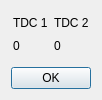
<?xml version="1.0" encoding="UTF-8"?>
<ui version="4.0">
 <class>DialogTDC</class>
 <widget class="QDialog" name="DialogTDC">
  <property name="geometry">
   <rect>
    <x>0</x>
    <y>0</y>
    <width>96</width>
    <height>100</height>
   </rect>
  </property>
  <property name="windowTitle">
   <string>TDC</string>
  </property>
  <layout class="QVBoxLayout" name="verticalLayout">
   <item>
    <spacer name="verticalSpacer_2">
     <property name="orientation">
      <enum>Qt::Vertical</enum>
     </property>
     <property name="sizeHint" stdset="0">
      <size>
       <width>20</width>
       <height>40</height>
      </size>
     </property>
    </spacer>
   </item>
   <item>
    <layout class="QGridLayout" name="gridLayout">
     <item row="0" column="1">
      <widget class="QLabel" name="labelTDC1">
       <property name="text">
        <string>TDC 1</string>
       </property>
      </widget>
     </item>
     <item row="0" column="2">
      <widget class="QLabel" name="labelTDC2">
       <property name="text">
        <string>TDC 2</string>
       </property>
      </widget>
     </item>
     <item row="1" column="1">
      <widget class="QLabel" name="viewTDC1">
       <property name="text">
        <string>0</string>
       </property>
      </widget>
     </item>
     <item row="1" column="2">
      <widget class="QLabel" name="viewTDC2">
       <property name="text">
        <string>0</string>
       </property>
      </widget>
     </item>
     <item row="1" column="0">
      <spacer name="horizontalSpacer">
       <property name="orientation">
        <enum>Qt::Horizontal</enum>
       </property>
       <property name="sizeHint" stdset="0">
        <size>
         <width>40</width>
         <height>20</height>
        </size>
       </property>
      </spacer>
     </item>
     <item row="1" column="3">
      <spacer name="horizontalSpacer_2">
       <property name="orientation">
        <enum>Qt::Horizontal</enum>
       </property>
       <property name="sizeHint" stdset="0">
        <size>
         <width>40</width>
         <height>20</height>
        </size>
       </property>
      </spacer>
     </item>
    </layout>
   </item>
   <item>
    <spacer name="verticalSpacer">
     <property name="orientation">
      <enum>Qt::Vertical</enum>
     </property>
     <property name="sizeHint" stdset="0">
      <size>
       <width>20</width>
       <height>40</height>
      </size>
     </property>
    </spacer>
   </item>
   <item>
    <widget class="QDialogButtonBox" name="buttonBox">
     <property name="orientation">
      <enum>Qt::Horizontal</enum>
     </property>
     <property name="standardButtons">
      <set>QDialogButtonBox::Ok</set>
     </property>
    </widget>
   </item>
  </layout>
 </widget>
 <resources/>
 <connections>
  <connection>
   <sender>buttonBox</sender>
   <signal>accepted()</signal>
   <receiver>DialogTDC</receiver>
   <slot>accept()</slot>
   <hints>
    <hint type="sourcelabel">
     <x>248</x>
     <y>254</y>
    </hint>
    <hint type="destinationlabel">
     <x>157</x>
     <y>274</y>
    </hint>
   </hints>
  </connection>
  <connection>
   <sender>buttonBox</sender>
   <signal>rejected()</signal>
   <receiver>DialogTDC</receiver>
   <slot>reject()</slot>
   <hints>
    <hint type="sourcelabel">
     <x>316</x>
     <y>260</y>
    </hint>
    <hint type="destinationlabel">
     <x>286</x>
     <y>274</y>
    </hint>
   </hints>
  </connection>
 </connections>
</ui>
